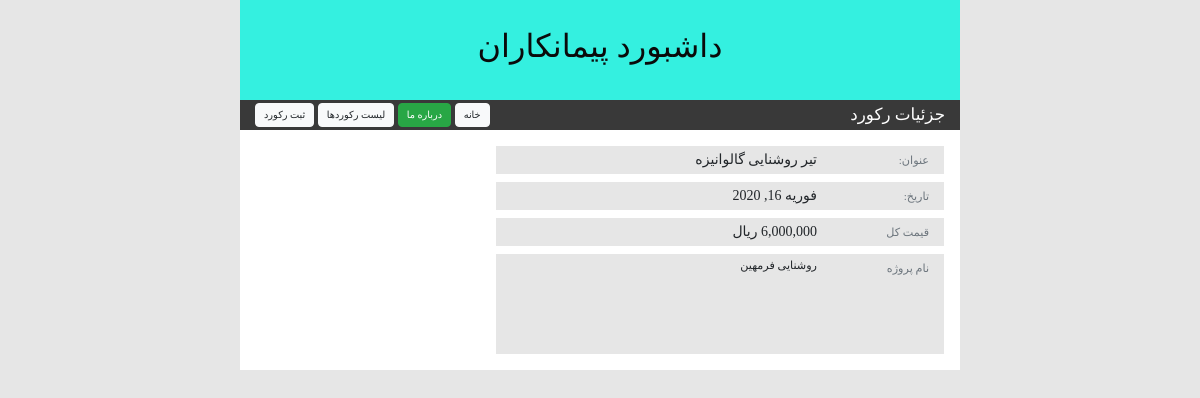
The app's page /accounting/record_details/2/ with its own data.
### Accounting/models.py (models this page shows, shortened)
class recording(models.Model):
    class Meta:
        verbose_name="ثبت دخل و خرج"
        verbose_name_plural="ثبت دخل و خرج"
    types_choice=[
        ('1','خرج کرد'),
        ('2','درآمد')
    ]
    types=models.CharField('نوع',choices=types_choice,max_length=10)
    project=models.ForeignKey('Project',on_delete=models.PROTECT,verbose_name='نام پروژه',null=True)
    title=models.CharField('عنوان',max_length=100)
    amount=models.BigIntegerField('تعداد')
    unit_price=models.BigIntegerField('مبلغ واحد')
    date=models.DateField('تاریخ')
    description=models.TextField('توضیحات',null=True,blank=True)
    _total_price=None
    objects = AnnotationManager(
        total_price=F('amount') * F('unit_price')
    )

class Project(models.Model):
    class Meta:
        verbose_name="پروژه"
        verbose_name_plural="پروژه ها"
    name=models.CharField('عنوان پروژه', max_length=50)
    def __str__(self):
        return '{}'.format(self.name)

### Accounting/views.py (the view)
# urls.py: path('record_details/<int:record_id>/',views.record_details,name='record_details'),
def record_details(request,record_id):
    record=get_object_or_404(recording,pk=record_id)
    context={
        'record':record
    }
    return render(request,'html/record_details.html',context)

### Accounting/models.py (called while the page is built)
    def get_queryset(self):
        return super().get_queryset().annotate(**self.annotations)

### Accounting/templates/html/record_details.html (shortened to what this page needs)
{% extends  "html/base.html" %}
{% load static %}
{% load humanize %}
{% block toolbar_title %}
جزئیات رکورد
{% endblock %}
{% block toolbar_buttons %}
<a class="btn btn-light py-1 px-2" href={% url 'accounting:record_list' %} >
    لیست رکوردها
</a>
<a class="btn btn-light py-1 px-2" href={% url 'accounting:record_register' %} >
    ثبت رکورد
</a>
{% endblock %}
{% block main_content %}
  <div class="row py-3">
    <div class="col-8 item-details">
        <div class="row px-3">
            <div class="col-3">
                <small class="text-muted">
                    عنوان:
                </small>
            </div>
            <div class="col-9">
                {{ record.title }}
            </div>
            <div class="col-3">
                <small class="text-muted">
                    تاریخ:
                </small>
            </div>
            <div class="col-9">
                {{ record.date }}
            </div>
            <div class="col-3">
                <small class="text-muted">
                    قیمت کل
                </small>
            </div>
            <div class="col-9">
                {{ record.total_price | intcomma:False  }}
                ریال
            </div>
            <div class="col-3">
                <small class="text-muted">
                    نام پروژه
                </small>
            </div>
            <div class="col-9 item-text-box">
                {{ record.project }}
            </div>
        </div>
    </div>
{% endblock %}

### Accounting/static/accounting/css/main.css (style rules this page uses)
body { direction: rtl; text-align: right; font-family: IRANSansWebFaNum; font-size: 14px !important; margin: 0; background-color: #e6e6e6; }
#toolbar .btn { font-size: 0.7em; }
.item-details > div.row > div { line-height: 2em; background-color: #e6e6e6; }
.item-text-box { font-size: 0.8em; min-height: 100px; background-color: #e6e6e6; text-align: justify; }

### records on screen
recording: title "تیر روشنایی گالوانیزه", date "فوریه 16, 2020", total_price "6,000,000", project "روشنایی فرمهین"
